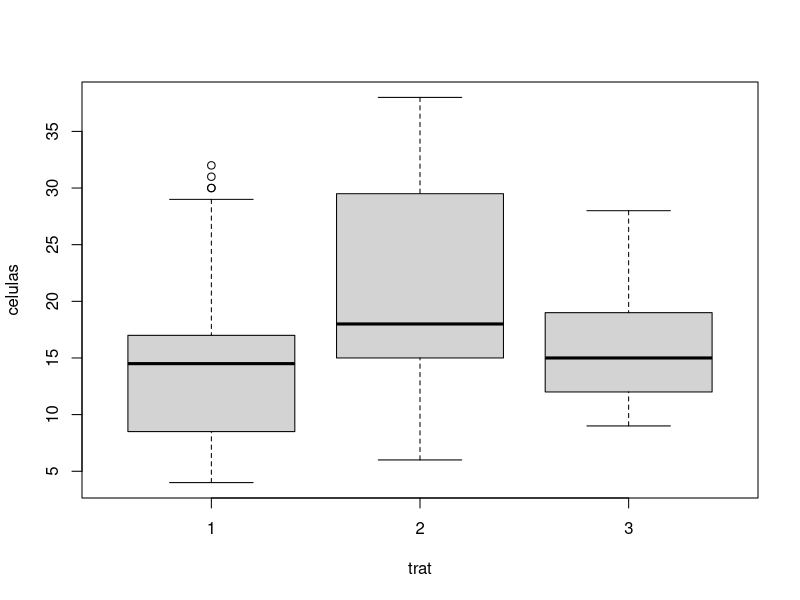

The R script that drew this image:
#DISEÑO ALEATORIZADO
#Caso: Vamos a considerar un experimento en el que 30 ratones tuvieron una condición de leucemia inducida y 
#fueron aleatorizados en tres grupos de 10 animales. Cada grupo fue tratado con uma droga quimioterápica y 
#cada animal fue observado en cuatro  ocasiones. Las siguientes variables fueron observadas:

#Celulas: número de colonias de células cancerosas

#wbc: número de células blancas

#rbc: número de células rojas

#OBJETIVO: Afectan los tratamientos a la enfermedad

#Diseño de experimentos: debe hacer una variable que uno controla y como afecta a otra variable

#ESTUDIAR: entender que es un variables en estadisticas y como se analizan y que modelos se utilizan

#como cargar datos txt en R- usar import databaset o por codigos


#como trabaja el codigo: Aquí, se está utilizando la función read.table() para cargar los datos 
#desde el archivo "datoscel.txt". El argumento header=TRUE indica que la primera fila del archivo contiene 
#los nombres de las columnas, y quote="\"" especifica que las comillas dobles se deben tratar como parte de los datos.
datoscel <- read.table("datoscel.txt", header=TRUE, quote="\"")



#ver datos en otra ventana: View(datoscel)

#separar datos en vectores y poder trabajar en ellas


#Al adjuntar los datos al espacio de trabajo, puedes referenciar las columnas directamente por 
#su nombre sin tener que usar el nombre del objeto (datoscel$...). Esto facilita la escritura del código, pero puede 
#llevar a confusiones si hay nombres de columnas que coinciden con nombres de variables existentes en el espacio de trabajo.
attach(datoscel) #importante colocar esto para trabajar con los datos !!!!!!



#tratamientos es un variable categorica o cualitativa
#variable de celulas es la variable de respuesta debe ser cuantitativa
#siempre un analisis de forma descriptiva

#EStudiar histogramas, graficos de barra

#histograma de la variable de celulas para analizar un sola variable
#hist(celulas) #no sirve para el analisis
#graficos de tortas
#pie(celulas)

#pero tambien existen formas de analizar dos variables para saber si los tratamientos sirven
#graficos de boxplot util para esta caso

#guardar como imagen ir a Export y guardar como imagen y puedes modificar su tamaño


#Aquí, se utiliza la función boxplot() para crear un diagrama de caja que compara la 
#distribución de los datos de la columna 'celulas' en función de los diferentes niveles de la columna 'trat'. 
#La expresión celulas ~ trat indica que queremos comparar los valores de 'celulas' para cada nivel único de 'trat'. 
#Esto nos permite visualizar 
#fácilmente cualquier diferencia en la distribución de las células para cada tratamiento.

boxplot(celulas ~ trat) #celulas vs trat, tratamiento 2 no recomendable por que tiene mas celulas cancerigenas
#pero el tratamiento 1 es mas recomendable menos celulas cancerigenas
#la mediana es la raya negra indica el 50% de los datos y los puntos significa los datos atipicos

#Ver estadistica inferencial- intervalos de confianza y pruebas de hipotesis
#Estudiar LaTeX




